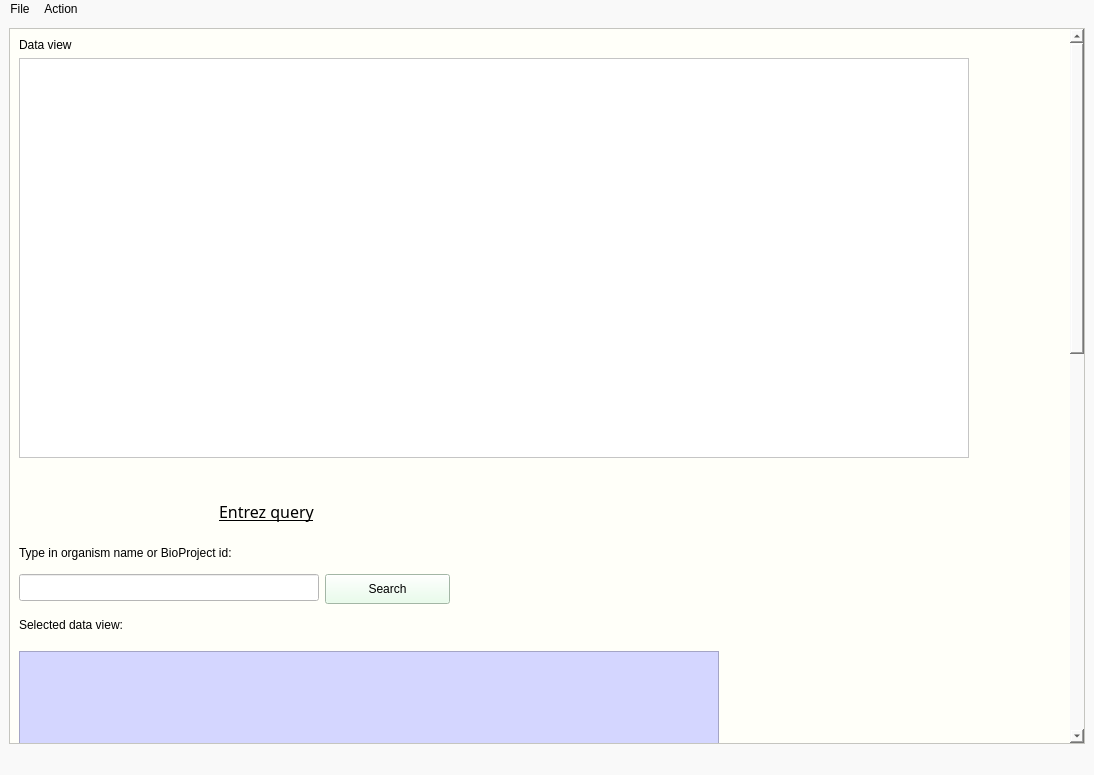
<?xml version="1.0" encoding="UTF-8"?>
<ui version="4.0">
 <class>MainWindow</class>
 <widget class="QMainWindow" name="MainWindow">
  <property name="geometry">
   <rect>
    <x>0</x>
    <y>0</y>
    <width>1094</width>
    <height>775</height>
   </rect>
  </property>
  <property name="sizePolicy">
   <sizepolicy hsizetype="Preferred" vsizetype="Preferred">
    <horstretch>0</horstretch>
    <verstretch>0</verstretch>
   </sizepolicy>
  </property>
  <property name="palette">
   <palette>
    <active>
     <colorrole role="WindowText">
      <brush brushstyle="SolidPattern">
       <color alpha="255">
        <red>0</red>
        <green>0</green>
        <blue>0</blue>
       </color>
      </brush>
     </colorrole>
     <colorrole role="Button">
      <brush brushstyle="SolidPattern">
       <color alpha="255">
        <red>249</red>
        <green>249</green>
        <blue>249</blue>
       </color>
      </brush>
     </colorrole>
     <colorrole role="Light">
      <brush brushstyle="SolidPattern">
       <color alpha="255">
        <red>255</red>
        <green>255</green>
        <blue>255</blue>
       </color>
      </brush>
     </colorrole>
     <colorrole role="Midlight">
      <brush brushstyle="SolidPattern">
       <color alpha="255">
        <red>255</red>
        <green>233</green>
        <blue>217</blue>
       </color>
      </brush>
     </colorrole>
     <colorrole role="Dark">
      <brush brushstyle="SolidPattern">
       <color alpha="255">
        <red>127</red>
        <green>105</green>
        <blue>89</blue>
       </color>
      </brush>
     </colorrole>
     <colorrole role="Mid">
      <brush brushstyle="SolidPattern">
       <color alpha="255">
        <red>170</red>
        <green>141</green>
        <blue>119</blue>
       </color>
      </brush>
     </colorrole>
     <colorrole role="Text">
      <brush brushstyle="SolidPattern">
       <color alpha="255">
        <red>0</red>
        <green>0</green>
        <blue>0</blue>
       </color>
      </brush>
     </colorrole>
     <colorrole role="BrightText">
      <brush brushstyle="SolidPattern">
       <color alpha="255">
        <red>255</red>
        <green>255</green>
        <blue>255</blue>
       </color>
      </brush>
     </colorrole>
     <colorrole role="ButtonText">
      <brush brushstyle="SolidPattern">
       <color alpha="255">
        <red>0</red>
        <green>0</green>
        <blue>0</blue>
       </color>
      </brush>
     </colorrole>
     <colorrole role="Base">
      <brush brushstyle="SolidPattern">
       <color alpha="255">
        <red>249</red>
        <green>249</green>
        <blue>249</blue>
       </color>
      </brush>
     </colorrole>
     <colorrole role="Window">
      <brush brushstyle="SolidPattern">
       <color alpha="255">
        <red>249</red>
        <green>249</green>
        <blue>249</blue>
       </color>
      </brush>
     </colorrole>
     <colorrole role="Shadow">
      <brush brushstyle="SolidPattern">
       <color alpha="255">
        <red>0</red>
        <green>0</green>
        <blue>0</blue>
       </color>
      </brush>
     </colorrole>
     <colorrole role="AlternateBase">
      <brush brushstyle="SolidPattern">
       <color alpha="255">
        <red>255</red>
        <green>233</green>
        <blue>217</blue>
       </color>
      </brush>
     </colorrole>
     <colorrole role="ToolTipBase">
      <brush brushstyle="SolidPattern">
       <color alpha="255">
        <red>255</red>
        <green>255</green>
        <blue>220</blue>
       </color>
      </brush>
     </colorrole>
     <colorrole role="ToolTipText">
      <brush brushstyle="SolidPattern">
       <color alpha="255">
        <red>0</red>
        <green>0</green>
        <blue>0</blue>
       </color>
      </brush>
     </colorrole>
    </active>
    <inactive>
     <colorrole role="WindowText">
      <brush brushstyle="SolidPattern">
       <color alpha="255">
        <red>0</red>
        <green>0</green>
        <blue>0</blue>
       </color>
      </brush>
     </colorrole>
     <colorrole role="Button">
      <brush brushstyle="SolidPattern">
       <color alpha="255">
        <red>249</red>
        <green>249</green>
        <blue>249</blue>
       </color>
      </brush>
     </colorrole>
     <colorrole role="Light">
      <brush brushstyle="SolidPattern">
       <color alpha="255">
        <red>255</red>
        <green>255</green>
        <blue>255</blue>
       </color>
      </brush>
     </colorrole>
     <colorrole role="Midlight">
      <brush brushstyle="SolidPattern">
       <color alpha="255">
        <red>255</red>
        <green>233</green>
        <blue>217</blue>
       </color>
      </brush>
     </colorrole>
     <colorrole role="Dark">
      <brush brushstyle="SolidPattern">
       <color alpha="255">
        <red>127</red>
        <green>105</green>
        <blue>89</blue>
       </color>
      </brush>
     </colorrole>
     <colorrole role="Mid">
      <brush brushstyle="SolidPattern">
       <color alpha="255">
        <red>170</red>
        <green>141</green>
        <blue>119</blue>
       </color>
      </brush>
     </colorrole>
     <colorrole role="Text">
      <brush brushstyle="SolidPattern">
       <color alpha="255">
        <red>0</red>
        <green>0</green>
        <blue>0</blue>
       </color>
      </brush>
     </colorrole>
     <colorrole role="BrightText">
      <brush brushstyle="SolidPattern">
       <color alpha="255">
        <red>255</red>
        <green>255</green>
        <blue>255</blue>
       </color>
      </brush>
     </colorrole>
     <colorrole role="ButtonText">
      <brush brushstyle="SolidPattern">
       <color alpha="255">
        <red>0</red>
        <green>0</green>
        <blue>0</blue>
       </color>
      </brush>
     </colorrole>
     <colorrole role="Base">
      <brush brushstyle="SolidPattern">
       <color alpha="255">
        <red>249</red>
        <green>249</green>
        <blue>249</blue>
       </color>
      </brush>
     </colorrole>
     <colorrole role="Window">
      <brush brushstyle="SolidPattern">
       <color alpha="255">
        <red>249</red>
        <green>249</green>
        <blue>249</blue>
       </color>
      </brush>
     </colorrole>
     <colorrole role="Shadow">
      <brush brushstyle="SolidPattern">
       <color alpha="255">
        <red>0</red>
        <green>0</green>
        <blue>0</blue>
       </color>
      </brush>
     </colorrole>
     <colorrole role="AlternateBase">
      <brush brushstyle="SolidPattern">
       <color alpha="255">
        <red>255</red>
        <green>233</green>
        <blue>217</blue>
       </color>
      </brush>
     </colorrole>
     <colorrole role="ToolTipBase">
      <brush brushstyle="SolidPattern">
       <color alpha="255">
        <red>255</red>
        <green>255</green>
        <blue>220</blue>
       </color>
      </brush>
     </colorrole>
     <colorrole role="ToolTipText">
      <brush brushstyle="SolidPattern">
       <color alpha="255">
        <red>0</red>
        <green>0</green>
        <blue>0</blue>
       </color>
      </brush>
     </colorrole>
    </inactive>
    <disabled>
     <colorrole role="WindowText">
      <brush brushstyle="SolidPattern">
       <color alpha="255">
        <red>127</red>
        <green>105</green>
        <blue>89</blue>
       </color>
      </brush>
     </colorrole>
     <colorrole role="Button">
      <brush brushstyle="SolidPattern">
       <color alpha="255">
        <red>249</red>
        <green>249</green>
        <blue>249</blue>
       </color>
      </brush>
     </colorrole>
     <colorrole role="Light">
      <brush brushstyle="SolidPattern">
       <color alpha="255">
        <red>255</red>
        <green>255</green>
        <blue>255</blue>
       </color>
      </brush>
     </colorrole>
     <colorrole role="Midlight">
      <brush brushstyle="SolidPattern">
       <color alpha="255">
        <red>255</red>
        <green>233</green>
        <blue>217</blue>
       </color>
      </brush>
     </colorrole>
     <colorrole role="Dark">
      <brush brushstyle="SolidPattern">
       <color alpha="255">
        <red>127</red>
        <green>105</green>
        <blue>89</blue>
       </color>
      </brush>
     </colorrole>
     <colorrole role="Mid">
      <brush brushstyle="SolidPattern">
       <color alpha="255">
        <red>170</red>
        <green>141</green>
        <blue>119</blue>
       </color>
      </brush>
     </colorrole>
     <colorrole role="Text">
      <brush brushstyle="SolidPattern">
       <color alpha="255">
        <red>127</red>
        <green>105</green>
        <blue>89</blue>
       </color>
      </brush>
     </colorrole>
     <colorrole role="BrightText">
      <brush brushstyle="SolidPattern">
       <color alpha="255">
        <red>255</red>
        <green>255</green>
        <blue>255</blue>
       </color>
      </brush>
     </colorrole>
     <colorrole role="ButtonText">
      <brush brushstyle="SolidPattern">
       <color alpha="255">
        <red>127</red>
        <green>105</green>
        <blue>89</blue>
       </color>
      </brush>
     </colorrole>
     <colorrole role="Base">
      <brush brushstyle="SolidPattern">
       <color alpha="255">
        <red>249</red>
        <green>249</green>
        <blue>249</blue>
       </color>
      </brush>
     </colorrole>
     <colorrole role="Window">
      <brush brushstyle="SolidPattern">
       <color alpha="255">
        <red>249</red>
        <green>249</green>
        <blue>249</blue>
       </color>
      </brush>
     </colorrole>
     <colorrole role="Shadow">
      <brush brushstyle="SolidPattern">
       <color alpha="255">
        <red>0</red>
        <green>0</green>
        <blue>0</blue>
       </color>
      </brush>
     </colorrole>
     <colorrole role="AlternateBase">
      <brush brushstyle="SolidPattern">
       <color alpha="255">
        <red>255</red>
        <green>211</green>
        <blue>179</blue>
       </color>
      </brush>
     </colorrole>
     <colorrole role="ToolTipBase">
      <brush brushstyle="SolidPattern">
       <color alpha="255">
        <red>255</red>
        <green>255</green>
        <blue>220</blue>
       </color>
      </brush>
     </colorrole>
     <colorrole role="ToolTipText">
      <brush brushstyle="SolidPattern">
       <color alpha="255">
        <red>0</red>
        <green>0</green>
        <blue>0</blue>
       </color>
      </brush>
     </colorrole>
    </disabled>
   </palette>
  </property>
  <property name="windowTitle">
   <string>GenomeInfo</string>
  </property>
  <property name="windowIcon">
   <iconset>
    <normaloff>../icons/dna_icon_132453.ico</normaloff>../icons/dna_icon_132453.ico</iconset>
  </property>
  <property name="styleSheet">
   <string notr="true">background-color: rgb(255, 231, 231);
background-color: rgb(249, 249, 249);</string>
  </property>
  <widget class="QWidget" name="centralwidget">
   <layout class="QVBoxLayout" name="verticalLayout_3">
    <item>
     <widget class="QScrollArea" name="scrollArea">
      <property name="enabled">
       <bool>true</bool>
      </property>
      <property name="sizePolicy">
       <sizepolicy hsizetype="Expanding" vsizetype="Expanding">
        <horstretch>0</horstretch>
        <verstretch>0</verstretch>
       </sizepolicy>
      </property>
      <property name="focusPolicy">
       <enum>Qt::StrongFocus</enum>
      </property>
      <property name="layoutDirection">
       <enum>Qt::LeftToRight</enum>
      </property>
      <property name="styleSheet">
       <string notr="true">font: 10pt &quot;Sitka Text&quot;;
background-color: rgb(255, 255, 249);</string>
      </property>
      <property name="frameShadow">
       <enum>QFrame::Plain</enum>
      </property>
      <property name="lineWidth">
       <number>10</number>
      </property>
      <property name="verticalScrollBarPolicy">
       <enum>Qt::ScrollBarAsNeeded</enum>
      </property>
      <property name="horizontalScrollBarPolicy">
       <enum>Qt::ScrollBarAsNeeded</enum>
      </property>
      <property name="sizeAdjustPolicy">
       <enum>QAbstractScrollArea::AdjustIgnored</enum>
      </property>
      <property name="widgetResizable">
       <bool>true</bool>
      </property>
      <property name="alignment">
       <set>Qt::AlignCenter</set>
      </property>
      <widget class="QWidget" name="scrollAreaWidgetContents">
       <property name="geometry">
        <rect>
         <x>0</x>
         <y>0</y>
         <width>1057</width>
         <height>1602</height>
        </rect>
       </property>
       <layout class="QFormLayout" name="formLayout_2">
        <item row="1" column="0">
         <widget class="QLabel" name="labelDatabaseSizeInfo">
          <property name="minimumSize">
           <size>
            <width>350</width>
            <height>30</height>
           </size>
          </property>
          <property name="maximumSize">
           <size>
            <width>350</width>
            <height>30</height>
           </size>
          </property>
          <property name="text">
           <string/>
          </property>
         </widget>
        </item>
        <item row="2" column="0">
         <widget class="QLabel" name="labelDatabaseSizeInfo_2">
          <property name="sizePolicy">
           <sizepolicy hsizetype="Preferred" vsizetype="Fixed">
            <horstretch>0</horstretch>
            <verstretch>0</verstretch>
           </sizepolicy>
          </property>
          <property name="font">
           <font>
            <family>Sitka Text</family>
            <pointsize>12</pointsize>
            <weight>9</weight>
            <italic>false</italic>
            <bold>false</bold>
            <underline>true</underline>
           </font>
          </property>
          <property name="layoutDirection">
           <enum>Qt::LeftToRight</enum>
          </property>
          <property name="styleSheet">
           <string notr="true">font: 75 12pt &quot;Sitka Text&quot;;
text-decoration: underline;</string>
          </property>
          <property name="frameShadow">
           <enum>QFrame::Sunken</enum>
          </property>
          <property name="lineWidth">
           <number>10</number>
          </property>
          <property name="text">
           <string>Entrez query</string>
          </property>
          <property name="margin">
           <number>0</number>
          </property>
          <property name="indent">
           <number>200</number>
          </property>
         </widget>
        </item>
        <item row="3" column="0">
         <widget class="Line" name="line_2">
          <property name="orientation">
           <enum>Qt::Horizontal</enum>
          </property>
         </widget>
        </item>
        <item row="4" column="0">
         <widget class="QLabel" name="label_3">
          <property name="minimumSize">
           <size>
            <width>340</width>
            <height>30</height>
           </size>
          </property>
          <property name="maximumSize">
           <size>
            <width>340</width>
            <height>30</height>
           </size>
          </property>
          <property name="text">
           <string>Type in organism name or BioProject id:</string>
          </property>
         </widget>
        </item>
        <item row="5" column="0">
         <layout class="QFormLayout" name="formLayout">
          <item row="0" column="0">
           <widget class="QLineEdit" name="lineEditSearchInDatabase">
            <property name="minimumSize">
             <size>
              <width>300</width>
              <height>27</height>
             </size>
            </property>
            <property name="maximumSize">
             <size>
              <width>300</width>
              <height>27</height>
             </size>
            </property>
            <property name="styleSheet">
             <string notr="true">background-color: rgb(255, 255, 255);</string>
            </property>
           </widget>
          </item>
          <item row="0" column="1">
           <widget class="QPushButton" name="pushButtonSearchInDatabse">
            <property name="minimumSize">
             <size>
              <width>125</width>
              <height>30</height>
             </size>
            </property>
            <property name="maximumSize">
             <size>
              <width>125</width>
              <height>30</height>
             </size>
            </property>
            <property name="cursor">
             <cursorShape>PointingHandCursor</cursorShape>
            </property>
            <property name="styleSheet">
             <string notr="true">background-color: rgb(228, 255, 231);</string>
            </property>
            <property name="text">
             <string>Search</string>
            </property>
           </widget>
          </item>
         </layout>
        </item>
        <item row="6" column="0">
         <widget class="QLabel" name="label_2">
          <property name="minimumSize">
           <size>
            <width>200</width>
            <height>30</height>
           </size>
          </property>
          <property name="maximumSize">
           <size>
            <width>200</width>
            <height>30</height>
           </size>
          </property>
          <property name="text">
           <string>Selected data view:</string>
          </property>
         </widget>
        </item>
        <item row="7" column="0">
         <widget class="QTableWidget" name="tableWidgetSelectedData">
          <property name="minimumSize">
           <size>
            <width>700</width>
            <height>260</height>
           </size>
          </property>
          <property name="maximumSize">
           <size>
            <width>700</width>
            <height>250</height>
           </size>
          </property>
          <property name="styleSheet">
           <string notr="true">background-color: rgb(212, 214, 255);</string>
          </property>
         </widget>
        </item>
        <item row="8" column="0">
         <widget class="QLabel" name="labelNumbeOfRows">
          <property name="minimumSize">
           <size>
            <width>200</width>
            <height>27</height>
           </size>
          </property>
          <property name="maximumSize">
           <size>
            <width>200</width>
            <height>27</height>
           </size>
          </property>
          <property name="font">
           <font>
            <family>Sitka Text</family>
            <pointsize>10</pointsize>
            <weight>50</weight>
            <italic>false</italic>
            <bold>false</bold>
           </font>
          </property>
          <property name="text">
           <string/>
          </property>
         </widget>
        </item>
        <item row="9" column="0">
         <widget class="QLabel" name="label">
          <property name="minimumSize">
           <size>
            <width>450</width>
            <height>30</height>
           </size>
          </property>
          <property name="maximumSize">
           <size>
            <width>450</width>
            <height>30</height>
           </size>
          </property>
          <property name="text">
           <string>Select BioProject/Assembly/Organism name for query:</string>
          </property>
         </widget>
        </item>
        <item row="10" column="0">
         <layout class="QHBoxLayout" name="horizontalLayout">
          <item>
           <widget class="QLineEdit" name="lineEditSelectedForQuery">
            <property name="minimumSize">
             <size>
              <width>300</width>
              <height>30</height>
             </size>
            </property>
            <property name="maximumSize">
             <size>
              <width>300</width>
              <height>30</height>
             </size>
            </property>
            <property name="styleSheet">
             <string notr="true">background-color: rgb(255, 255, 255);</string>
            </property>
           </widget>
          </item>
          <item>
           <widget class="QComboBox" name="comboBoxWhichDatabase">
            <property name="maximumSize">
             <size>
              <width>200</width>
              <height>30</height>
             </size>
            </property>
            <property name="cursor">
             <cursorShape>PointingHandCursor</cursorShape>
            </property>
            <property name="styleSheet">
             <string notr="true">background-color: rgb(255, 216, 216);</string>
            </property>
            <item>
             <property name="text">
              <string>Select database</string>
             </property>
            </item>
            <item>
             <property name="text">
              <string>BioProject</string>
             </property>
            </item>
            <item>
             <property name="text">
              <string>Assembly</string>
             </property>
            </item>
            <item>
             <property name="text">
              <string>Nucleotide</string>
             </property>
            </item>
           </widget>
          </item>
         </layout>
        </item>
        <item row="11" column="0">
         <widget class="QLabel" name="label_5">
          <property name="sizePolicy">
           <sizepolicy hsizetype="Preferred" vsizetype="Preferred">
            <horstretch>30</horstretch>
            <verstretch>0</verstretch>
           </sizepolicy>
          </property>
          <property name="minimumSize">
           <size>
            <width>300</width>
            <height>30</height>
           </size>
          </property>
          <property name="maximumSize">
           <size>
            <width>300</width>
            <height>30</height>
           </size>
          </property>
          <property name="text">
           <string>Your e-mail address for entrez:</string>
          </property>
         </widget>
        </item>
        <item row="12" column="0">
         <layout class="QHBoxLayout" name="horizontalLayout_2">
          <item>
           <widget class="QLineEdit" name="lineEditEntrezEmail">
            <property name="minimumSize">
             <size>
              <width>300</width>
              <height>27</height>
             </size>
            </property>
            <property name="maximumSize">
             <size>
              <width>300</width>
              <height>27</height>
             </size>
            </property>
            <property name="styleSheet">
             <string notr="true">background-color: rgb(255, 255, 255);</string>
            </property>
           </widget>
          </item>
          <item>
           <widget class="QPushButton" name="pushButtonSearchInEntrez">
            <property name="enabled">
             <bool>true</bool>
            </property>
            <property name="minimumSize">
             <size>
              <width>200</width>
              <height>30</height>
             </size>
            </property>
            <property name="maximumSize">
             <size>
              <width>200</width>
              <height>30</height>
             </size>
            </property>
            <property name="cursor">
             <cursorShape>PointingHandCursor</cursorShape>
            </property>
            <property name="styleSheet">
             <string notr="true">background-color: rgb(228, 255, 231);</string>
            </property>
            <property name="text">
             <string>Search in entrez</string>
            </property>
           </widget>
          </item>
         </layout>
        </item>
        <item row="13" column="0">
         <widget class="QLabel" name="label_4">
          <property name="minimumSize">
           <size>
            <width>150</width>
            <height>30</height>
           </size>
          </property>
          <property name="maximumSize">
           <size>
            <width>150</width>
            <height>30</height>
           </size>
          </property>
          <property name="text">
           <string>Query result:</string>
          </property>
         </widget>
        </item>
        <item row="14" column="0">
         <widget class="Line" name="line">
          <property name="minimumSize">
           <size>
            <width>700</width>
            <height>5</height>
           </size>
          </property>
          <property name="maximumSize">
           <size>
            <width>700</width>
            <height>5</height>
           </size>
          </property>
          <property name="orientation">
           <enum>Qt::Horizontal</enum>
          </property>
         </widget>
        </item>
        <item row="15" column="0">
         <widget class="QTextEdit" name="textEditQueryResult">
          <property name="minimumSize">
           <size>
            <width>700</width>
            <height>300</height>
           </size>
          </property>
          <property name="maximumSize">
           <size>
            <width>700</width>
            <height>300</height>
           </size>
          </property>
          <property name="styleSheet">
           <string notr="true">background-color: rgb(255, 255, 255);</string>
          </property>
          <property name="readOnly">
           <bool>false</bool>
          </property>
          <property name="placeholderText">
           <string>See your query result here</string>
          </property>
         </widget>
        </item>
        <item row="16" column="0">
         <layout class="QHBoxLayout" name="horizontalLayout_3">
          <item>
           <widget class="QPushButton" name="pushButtonExportToTxt">
            <property name="minimumSize">
             <size>
              <width>150</width>
              <height>30</height>
             </size>
            </property>
            <property name="maximumSize">
             <size>
              <width>150</width>
              <height>30</height>
             </size>
            </property>
            <property name="cursor">
             <cursorShape>PointingHandCursor</cursorShape>
            </property>
            <property name="styleSheet">
             <string notr="true">background-color: rgb(228, 255, 231);</string>
            </property>
            <property name="text">
             <string>Export to .txt file</string>
            </property>
           </widget>
          </item>
          <item>
           <widget class="QPushButton" name="pushButtonLoadFromTxt">
            <property name="maximumSize">
             <size>
              <width>200</width>
              <height>30</height>
             </size>
            </property>
            <property name="cursor">
             <cursorShape>PointingHandCursor</cursorShape>
            </property>
            <property name="styleSheet">
             <string notr="true">background-color: rgb(228, 255, 231);</string>
            </property>
            <property name="text">
             <string>Load data from .txt file</string>
            </property>
           </widget>
          </item>
         </layout>
        </item>
        <item row="17" column="0">
         <widget class="QLabel" name="labelPlottoWorkspace">
          <property name="sizePolicy">
           <sizepolicy hsizetype="Preferred" vsizetype="Fixed">
            <horstretch>0</horstretch>
            <verstretch>0</verstretch>
           </sizepolicy>
          </property>
          <property name="text">
           <string/>
          </property>
         </widget>
        </item>
        <item row="19" column="0">
         <layout class="QVBoxLayout" name="verticalLayout_4"/>
        </item>
        <item row="20" column="0">
         <widget class="QLabel" name="labelNotesForPlot">
          <property name="text">
           <string/>
          </property>
         </widget>
        </item>
        <item row="18" column="0" colspan="2">
         <widget class="QTextEdit" name="textEditNoteForPlot">
          <property name="maximumSize">
           <size>
            <width>700</width>
            <height>100</height>
           </size>
          </property>
          <property name="styleSheet">
           <string notr="true">background-color: rgb(255, 255, 255);</string>
          </property>
          <property name="placeholderText">
           <string>Notes for plot</string>
          </property>
         </widget>
        </item>
        <item row="0" column="0" colspan="2">
         <layout class="QVBoxLayout" name="verticalLayout">
          <item>
           <widget class="QLabel" name="labelDataName">
            <property name="maximumSize">
             <size>
              <width>250</width>
              <height>30</height>
             </size>
            </property>
            <property name="text">
             <string>Data view</string>
            </property>
           </widget>
          </item>
          <item>
           <widget class="QTableView" name="tableView">
            <property name="sizePolicy">
             <sizepolicy hsizetype="Expanding" vsizetype="Fixed">
              <horstretch>0</horstretch>
              <verstretch>0</verstretch>
             </sizepolicy>
            </property>
            <property name="minimumSize">
             <size>
              <width>0</width>
              <height>400</height>
             </size>
            </property>
            <property name="maximumSize">
             <size>
              <width>950</width>
              <height>400</height>
             </size>
            </property>
            <property name="styleSheet">
             <string notr="true">background-color: rgb(255, 255, 255);</string>
            </property>
           </widget>
          </item>
         </layout>
        </item>
       </layout>
      </widget>
     </widget>
    </item>
   </layout>
  </widget>
  <widget class="QMenuBar" name="menubar">
   <property name="geometry">
    <rect>
     <x>0</x>
     <y>0</y>
     <width>1094</width>
     <height>21</height>
    </rect>
   </property>
   <widget class="QMenu" name="menuGenerate_report">
    <property name="title">
     <string>File</string>
    </property>
    <addaction name="actionDownloadDatabase"/>
    <addaction name="actionOpenDatabase"/>
    <addaction name="actionGenerete_plot"/>
    <addaction name="actionGenerate_report"/>
   </widget>
   <widget class="QMenu" name="menuCopy">
    <property name="title">
     <string>Action</string>
    </property>
    <addaction name="actionCopy"/>
    <addaction name="actionPaste"/>
    <addaction name="actionHelp"/>
   </widget>
   <addaction name="menuGenerate_report"/>
   <addaction name="menuCopy"/>
  </widget>
  <widget class="QStatusBar" name="statusbar"/>
  <action name="actionDownloadDatabase">
   <property name="checkable">
    <bool>false</bool>
   </property>
   <property name="checked">
    <bool>false</bool>
   </property>
   <property name="enabled">
    <bool>true</bool>
   </property>
   <property name="text">
    <string>Download database</string>
   </property>
   <property name="iconText">
    <string>Download database</string>
   </property>
   <property name="toolTip">
    <string>Download database</string>
   </property>
   <property name="statusTip">
    <string>Ready</string>
   </property>
   <property name="whatsThis">
    <string/>
   </property>
   <property name="font">
    <font>
     <stylestrategy>PreferDefault</stylestrategy>
     <kerning>false</kerning>
    </font>
   </property>
   <property name="shortcut">
    <string>Ctrl+O</string>
   </property>
   <property name="shortcutContext">
    <enum>Qt::WindowShortcut</enum>
   </property>
   <property name="autoRepeat">
    <bool>true</bool>
   </property>
   <property name="visible">
    <bool>true</bool>
   </property>
   <property name="menuRole">
    <enum>QAction::TextHeuristicRole</enum>
   </property>
   <property name="iconVisibleInMenu">
    <bool>true</bool>
   </property>
   <property name="shortcutVisibleInContextMenu">
    <bool>true</bool>
   </property>
  </action>
  <action name="actionOpenDatabase">
   <property name="text">
    <string>Open database</string>
   </property>
   <property name="shortcut">
    <string>Ctrl+N</string>
   </property>
  </action>
  <action name="actionGenerate_report">
   <property name="text">
    <string>Generate report</string>
   </property>
   <property name="shortcut">
    <string>Shift+N</string>
   </property>
  </action>
  <action name="actionGenerete_plot">
   <property name="text">
    <string>Generete plot</string>
   </property>
   <property name="shortcut">
    <string>Ctrl+P</string>
   </property>
  </action>
  <action name="actionCopy">
   <property name="text">
    <string>Copy</string>
   </property>
  </action>
  <action name="actionPaste">
   <property name="text">
    <string>Paste</string>
   </property>
  </action>
  <action name="actionHelp">
   <property name="text">
    <string>Help</string>
   </property>
   <property name="shortcut">
    <string>Ctrl+H</string>
   </property>
  </action>
 </widget>
 <resources/>
 <connections/>
</ui>
